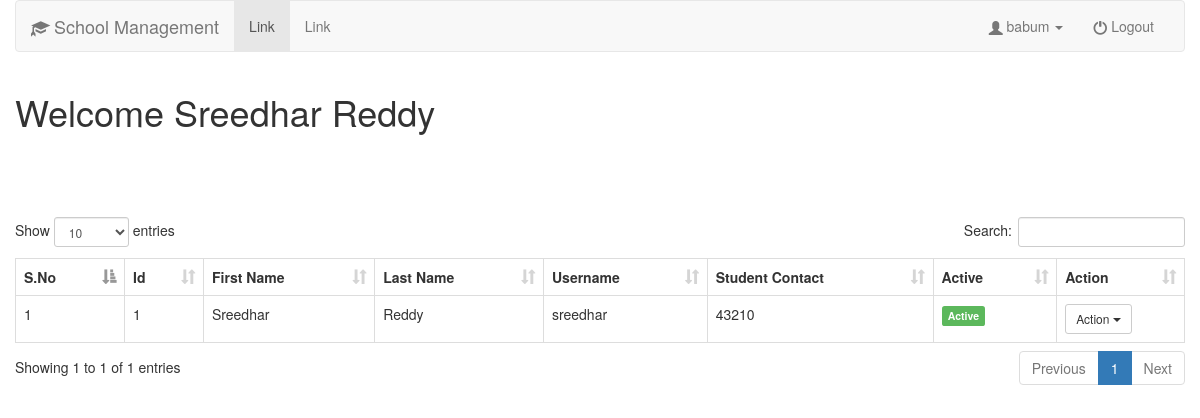
Screenshot of /admin/dashboard.php (signed in) with the database file from the repository.
### tables this page shows
CREATE TABLE `members` (
  `mid` int(11) NOT NULL,
  `mfirstname` varchar(100) NOT NULL,
  `mlastname` varchar(100) NOT NULL,
  `mdob` date NOT NULL,
  `mgender` varchar(20) NOT NULL,
  `memailid` varchar(100) NOT NULL,
  `musername` varchar(100) NOT NULL,
  `mpassword` varchar(100) NOT NULL,
  `mparentname` varchar(100) NOT NULL,
  `mparentcontact` int(11) NOT NULL,
  `mstudentcontact` int(11) NOT NULL,
  `maddress` text NOT NULL,
  `msalt` text NOT NULL,
  `mactive` int(11) NOT NULL DEFAULT '1'
);

### core/users.php (called while the page is built, shortened)
<?php
function getAdminUserDataByUserId($aid) {
	global $connect;
	$sql = "SELECT * FROM admin WHERE aid = '$aid'";
	$query = $connect->query($sql);
	$result = $query->fetch_assoc();
	return $result;
}
?>

### admin/dashboard.php (the view, shortened to what this page needs)
<?php
$auserdata = getAdminUserDataByUserId($_SESSION['aid']);
global $connect;
$sql = "SELECT * FROM members";
$query = $connect->query($sql);
$x=1;
$mactive = '';
?>
<!DOCTYPE html>
<html>
<head>
	<link rel="stylesheet" type="text/css" href="../assets/bootstrap/css/bootstrap.min.css">
	<link rel="stylesheet" type="text/css" href="../assets/datatables/dataTables.bootstrap.min.css">
	<link rel="stylesheet" type="text/css" href="../custom/css/style.css">
</head>
<body>
	<div class="container">
		<div class="row">
			<nav class="navbar navbar-default">
				<div class="container-fluid">
					<div class="navbar-header">
						<a class="navbar-brand" href="../index.php"> <span class="glyphicon glyphicon-education"></span>  School Management</a>
					</div>
					<div class="collapse navbar-collapse" id="bs-example-navbar-collapse-1">
						<ul class="nav navbar-nav">
							<li class="active"><a href="#">Link <span class="sr-only">(current)</span></a></li>
							<li><a href="#">Link</a></li>
						</ul>
						<ul class="nav navbar-nav navbar-right">
							<li class="dropdown">
								<a href="#" class="dropdown-toggle" data-toggle="dropdown" role="button" aria-haspopup="true" aria-expanded="false"> <span class="glyphicon glyphicon-user"></span>  <?php echo $auserdata['ausername']; ?> <span class="caret"></span></a>
							</li>
							<li><a href="logout.php"> <span class="glyphicon glyphicon-off"></span>  Logout</a></li>
						</ul>
					</div>
				</div>
			</nav>
		</div>
	</div>
	<div class="container">
		<div class="row">
			<h1 class="username">Welcome <?php echo $auserdata['aname']; ?></h1>
			<br><br>
			<table class="table table-hover table-bordered" id="membersData">
		        <thead>
		            <tr>
		                <th>S.No</th>
		                <th>Id</th>
		                <th>First Name</th>
		                <th>Last Name</th>
		                <th>Username</th>
		                <th>Student Contact</th>
		                <th>Active</th>
		                <th>Action</th>
		            </tr>
		        </thead>
		        <tbody>
		        <?php
		        while ($row = mysqli_fetch_array($query)) {
		        	if ($row['mactive'] == 1) {
						$mactive = '<label class="label label-success">Active</label>';
					} else {
						$mactive = '<label class="label label-danger">Deactive</label>';
					}
					$mactionButton = '
									<div class="btn-group">
									  <button type="button" class="btn btn-default btn-sm dropdown-toggle" data-toggle="dropdown" aria-haspopup="true" aria-expanded="false">
									    Action <span class="caret"></span>
									  </button>
									  <ul class="dropdown-menu">
									    <li><a type="button" href="memberDetails.php?mid='.$row['mid'].'"><span class="glyphicon glyphicon-edit"></span> Full Details </a></li>
									    <li><a type="button" onclick="editMember('.$row['mid'].')" ><span class="glyphicon glyphicon-edit"></span> Edit </a></li>
									    <li><a type="button" onclick="removeMember('.$row['mid'].')" ><span class="glyphicon glyphicon-trash"></span> Delete </a></li>
									  </ul>
									</div>';
		        	echo '<tr>
			                <td>'.$x.'</td>
			                <td>'.$row['mid'].'</td>
			                <td>'.$row['mfirstname'].'</td>
			                <td>'.$row['mlastname'].'</td>
			                <td>'.$row['musername'].'</td>
			                <td>'.$row['mstudentcontact'].'</td>
			                <td>'.$mactive.'</td>
			                <td>'.$mactionButton.'</td>
			            </tr>';
		        	$x++;
		        }
		        ?>
		        </tbody>
		    </table>
		</div>
	</div>
</body>
</html>

### custom/css/style.css (style rules this page uses)
.username { margin-bottom: 40px; text-align: left; }
label { margin-top: 5px; }
.glyphicon { top: 3px; }
.table-bordered>thead>tr>th { border-bottom-width: 0 !important; }

### rows the page displays
members: mid "1", mfirstname "Sreedhar", mlastname "Reddy", musername "sreedhar", mstudentcontact "43210", mactive "Active"

### other values shown
$auserdata['ausername'] "babum"
$auserdata['aname'] "Sreedhar Reddy"
